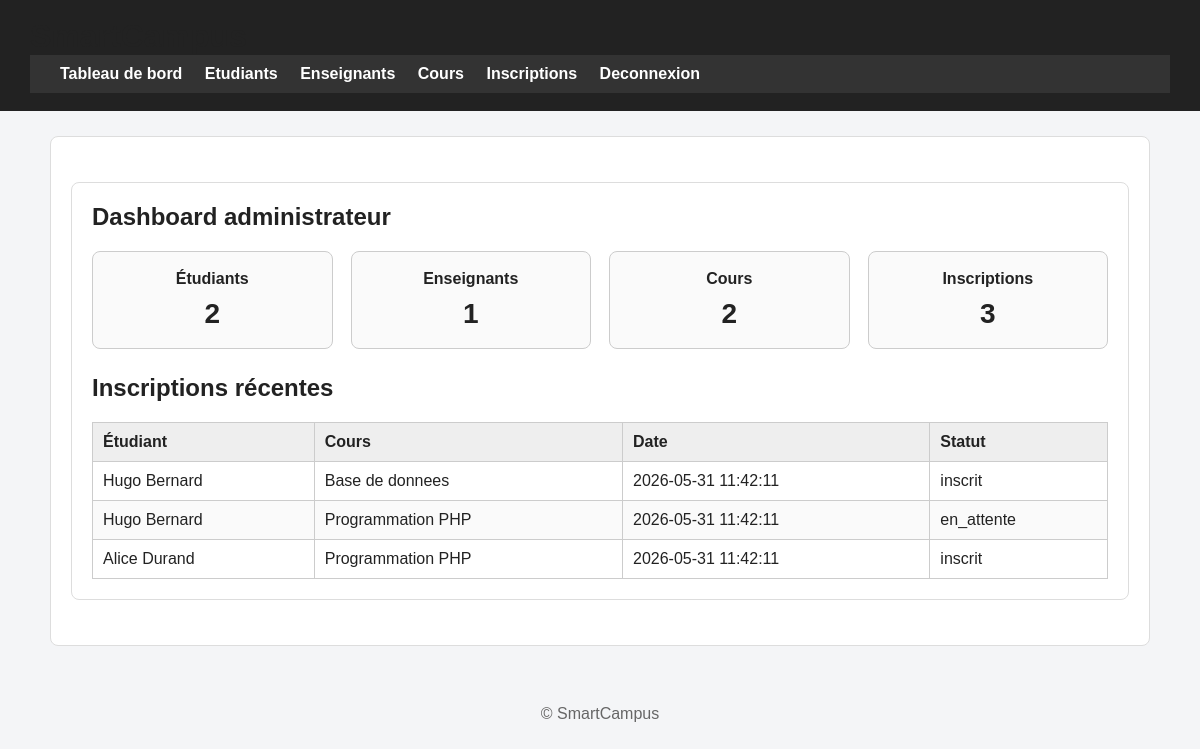
The page /admin/dashboard.php (signed in) on the database its author committed.
### tables this page shows
CREATE TABLE inscription (
    id_inscription INT AUTO_INCREMENT PRIMARY KEY,
    date_inscription DATETIME DEFAULT CURRENT_TIMESTAMP,
    statut ENUM('inscrit','desinscrit','en_attente') DEFAULT 'en_attente',
    id_etudiant INT NOT NULL,
    id_cours INT NOT NULL,
    UNIQUE (id_etudiant, id_cours),
    CONSTRAINT fk_inscription_etudiant
        FOREIGN KEY (id_etudiant) REFERENCES etudiant(id_etudiant),
    CONSTRAINT fk_inscription_cours
        FOREIGN KEY (id_cours) REFERENCES cours(id_cours)
);

CREATE TABLE utilisateur (
    id_user INT AUTO_INCREMENT PRIMARY KEY,
    nom VARCHAR(100) NOT NULL,
    prenom VARCHAR(100) NOT NULL,
    email VARCHAR(150) NOT NULL,
    mot_de_passe VARCHAR(255) NOT NULL,
    role ENUM('administrateur','enseignant','etudiant') NOT NULL,
    date_creation TIMESTAMP DEFAULT CURRENT_TIMESTAMP,
    actif TINYINT(1) DEFAULT 1,
    UNIQUE (email)
);

CREATE TABLE cours (
    id_cours INT AUTO_INCREMENT PRIMARY KEY,
    code_cours VARCHAR(50) NOT NULL,
    titre VARCHAR(150) NOT NULL,
    description TEXT,
    capacite_max INT NOT NULL,
    jour VARCHAR(20) NOT NULL,
    heure_debut TIME NOT NULL,
    heure_fin TIME NOT NULL,
    salle VARCHAR(50) NOT NULL,
    semestre VARCHAR(50) NOT NULL,
    id_enseignant INT NOT NULL,
    UNIQUE (code_cours),
    CONSTRAINT fk_cours_enseignant
        FOREIGN KEY (id_enseignant) REFERENCES enseignant(id_enseignant)
);

### admin/dashboard.php (the view, shortened to what this page needs)
<?php
require_once __DIR__ . '/../config/db.php';
include __DIR__ . '/../includes/header.php';
?>
<section class="container">
    <h1>Dashboard administrateur</h1>
    <?php
    function compter($conn, $sql) {
        $resultat = mysqli_query($conn, $sql);
        $ligne = mysqli_fetch_assoc($resultat);
        return $ligne['total'];
    }
    $total_etudiants = compter($conn, "SELECT COUNT(*) AS total FROM etudiant");
    $total_enseignants = compter($conn, "SELECT COUNT(*) AS total FROM enseignant");
    $total_cours = compter($conn, "SELECT COUNT(*) AS total FROM cours");
    $total_inscriptions = compter($conn, "SELECT COUNT(*) AS total FROM inscription");
    ?>
    <section class="stats-grid">
        <article class="stat-card"><h2>Étudiants</h2><p><?php echo $total_etudiants; ?></p></article>
        <article class="stat-card"><h2>Enseignants</h2><p><?php echo $total_enseignants; ?></p></article>
        <article class="stat-card"><h2>Cours</h2><p><?php echo $total_cours; ?></p></article>
        <article class="stat-card"><h2>Inscriptions</h2><p><?php echo $total_inscriptions; ?></p></article>
    </section>
    <section>
        <h2>Inscriptions récentes</h2>
        <?php
        $sql = "
            SELECT inscription.date_inscription, inscription.statut, utilisateur.nom, utilisateur.prenom, cours.titre
            FROM inscription
            INNER JOIN etudiant ON inscription.id_etudiant = etudiant.id_etudiant
            INNER JOIN utilisateur ON etudiant.id_user = utilisateur.id_user
            INNER JOIN cours ON inscription.id_cours = cours.id_cours
            ORDER BY inscription.date_inscription DESC
            LIMIT 5
        ";
        $resultat = mysqli_query($conn, $sql);
        ?>
        <table>
            <thead><tr><th>Étudiant</th><th>Cours</th><th>Date</th><th>Statut</th></tr></thead>
            <tbody>
                <?php if ($resultat && mysqli_num_rows($resultat) > 0): ?>
                    <?php while ($ligne = mysqli_fetch_assoc($resultat)): ?>
                        <tr>
                            <td><?php echo htmlspecialchars($ligne['prenom'] . ' ' . $ligne['nom']); ?></td>
                            <td><?php echo htmlspecialchars($ligne['titre']); ?></td>
                            <td><?php echo htmlspecialchars($ligne['date_inscription']); ?></td>
                            <td><?php echo htmlspecialchars($ligne['statut']); ?></td>
                        </tr>
                    <?php endwhile; ?>
                <?php else: ?>
                    <tr><td colspan="4">Aucune inscription récente.</td></tr>
                <?php endif; ?>
            </tbody>
        </table>
    </section>
</section>
<?php include __DIR__ . '/../includes/footer.php'; ?>

### assets/css/style.css (style rules this page uses)
* { box-sizing: border-box; }
body { margin: 0; font-family: Arial, Helvetica, sans-serif; background: #f4f5f7; color: #222; }
.container, main { max-width: 1100px; margin: 25px auto; padding: 20px; background: white; border: 1px solid #ddd; border-radius: 8px; }
h1 { margin-top: 0; color: #222; }
.stats-grid { display: grid; grid-template-columns: repeat(auto-fit, minmax(180px, 1fr)); gap: 18px; margin-bottom: 25px; }
.stat-card { border: 1px solid #ccc; background: #fafafa; padding: 18px; border-radius: 8px; text-align: center; }
.stat-card h2 { font-size: 16px; margin: 0 0 10px 0; }
.stat-card p { font-size: 28px; font-weight: bold; margin: 0; }
table { width: 100%; border-collapse: collapse; margin-top: 15px; background: white; }
th, td { border: 1px solid #ccc; padding: 10px; text-align: left; }
th { background: #eee; }
tr:nth-child(even) { background: #fafafa; }

### rows shown on the page
inscription: utilisateur.prenom+nom "Hugo Bernard", id_cours.titre "Base de donnees", date_inscription "2026-05-31 11:42:11", statut "inscrit"
inscription: utilisateur.prenom+nom "Hugo Bernard", id_cours.titre "Programmation PHP", date_inscription "2026-05-31 11:42:11", statut "en_attente"
inscription: utilisateur.prenom+nom "Alice Durand", id_cours.titre "Programmation PHP", date_inscription "2026-05-31 11:42:11", statut "inscrit"

### other values the page prints
$total_etudiants "2"
$total_enseignants "1"
$total_cours "2"
$total_inscriptions "3"
